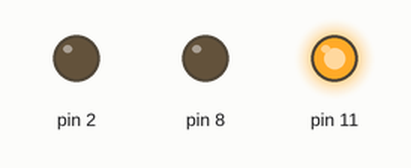
Simulated run of this sketch. Board: Arduino Uno, built with avr-gcc and run on an emulated ATmega328P. Parts: output pins drawn as LEDs (lit = HIGH).

Above: at 0.1 s.
Timing chart, 0 to 1.6 s (numbered marks = the images above):
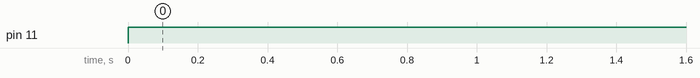

The sketch:

PISCA_PISCA_2.0.ino
```cpp
void setup()
{
  //Define a porta do led como saida
  pinMode(11, OUTPUT);
  pinMode(8, OUTPUT);
  pinMode(2, OUTPUT);
}

void loop(){

  //Acende o led

 digitalWrite(11, HIGH);
  digitalWrite(8, LOW);
 digitalWrite(2, LOW);
      //Aguarda intervalo de tempo em milissegundos
  delay(100);

      //Aguarda intervalo de tempo em milissegundos
  delay(100);
 //Apaga o led
  digitalWrite(11, HIGH);
  digitalWrite(2, LOW);
    digitalWrite(8, LOW);
  delay(350);
  }
```

Measured:
- by itself, pin 11: LOW → HIGH at 0.00 s
